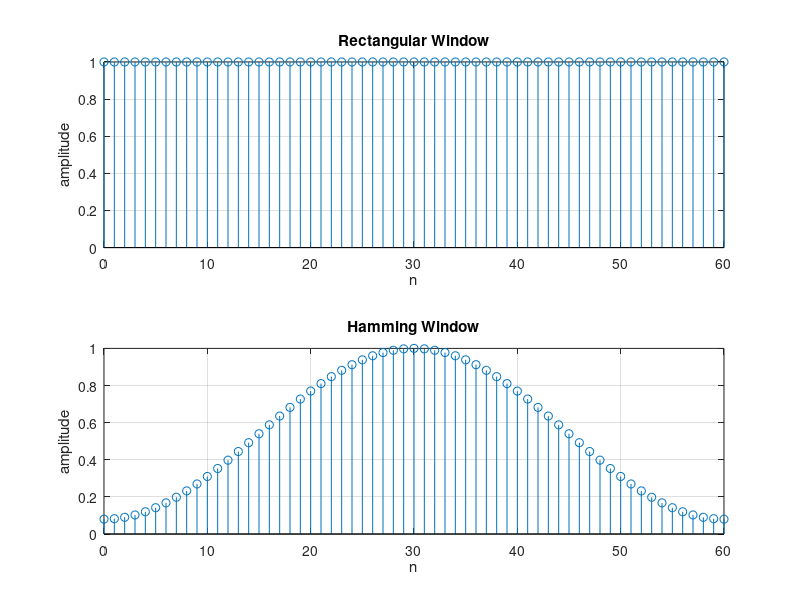

Write the MATLAB code that produced this figure. (Note: this script raises an error after producing the figure.)
%Matlab Program To Simulate Digital HPF
clc
clear all
close all

N=61; %Length of Impulse Response of HPF
n=0:N-1;
alpha=(N-1)/2; %Impulse Response will be shifted to right by Alpha steps
                       %so that the system becomes CAUSAL
wc=pi/4; %Cut-off frequency of HPF

%Simulate Window Functions
rectangular_window=ones(1,N);
hamming_window=0.54-0.46*cos(2*pi*n/(N-1));

%To Plot Window Sequences
subplot(2,1,1)
stem(n,rectangular_window)
grid on
xlabel('n')
ylabel('amplitude')
title('Rectangular Window')

subplot(2,1,2)
stem(n,hamming_window)
grid on
xlabel('n')
ylabel('amplitude')
title('Hamming Window')

% Impulse Response of HPF
h=-sin(wc*(n-alpha))./(pi*(n-alpha));
h(alpha+1)=1-wc/pi;

%Multiply Impulse Response with Window Functions
h_rect=h.*rectangular_window;
h_hamm=h.*hamming_window;

%To see the frequency response of the filter designed 
%Using rectangular window
fvtool(h_rect) 

%fv tool stands for filter visualization tool
%fvtool is the Matlab Command to show Impulse Response,
%Magnitude Response,Phase Response and Pole-Zero plot

%To see the frequency response of the filter designed 
%Using Hamming window
fvtool(h_hamm)

%%To Read a Music File 
[x, fs]=audioread('music.wav');
%x will contain samples of music file
%fs is the sampling frequency used to encode music signal

frequency=linspace(-fs/2,fs/2,length(x));
figure
subplot(2,1,1)
%To plot the spectrum of the audio file before filtering
plot(frequency,abs(fftshift(fft(x))))
grid on
xlabel('frequency in Hz')
ylabel('amplitude')
title('Spectrum of the music signal before filtering')

%To play the music before filtering
sound(x)

%To pass the music samples through the filter
y=filter(h,1,x);

frequency=linspace(-fs/2,fs/2,length(y));
subplot(2,1,2)
%To plot the spectrum of the audio file after filtering
plot(frequency,abs(fftshift(fft(y))));
grid on
xlabel('frequency in Hz')
ylabel('amplitude')
title('Spectrum of the music signal after high pass filtering')

%To play the music after filtering
sound(y)

